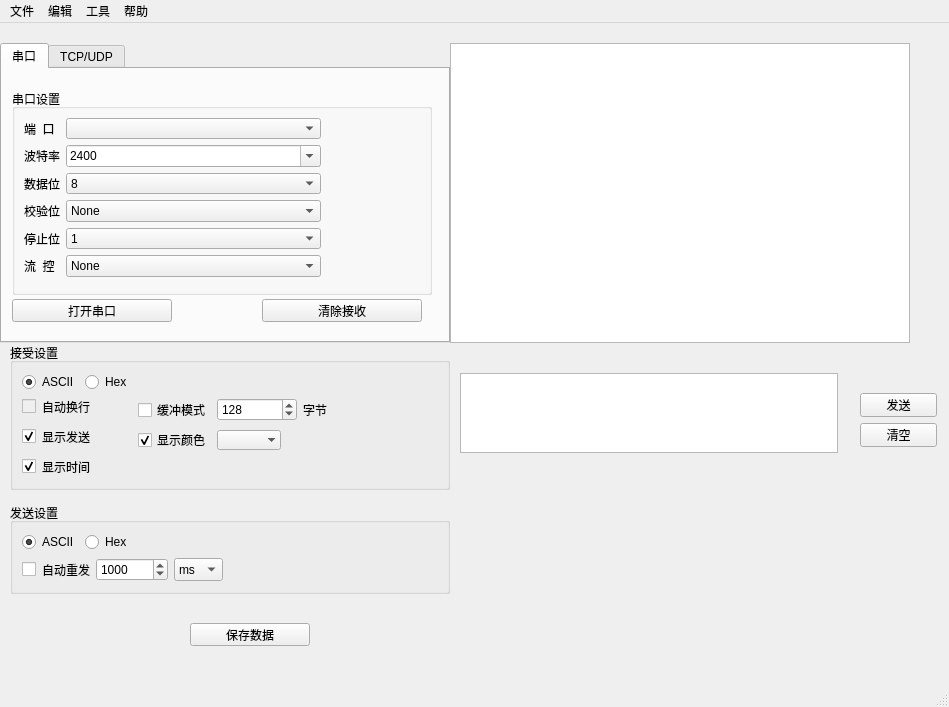
<?xml version="1.0" encoding="UTF-8"?>
<ui version="4.0">
 <class>MainWindow</class>
 <widget class="QMainWindow" name="MainWindow">
  <property name="geometry">
   <rect>
    <x>0</x>
    <y>0</y>
    <width>949</width>
    <height>707</height>
   </rect>
  </property>
  <property name="windowTitle">
   <string>MainWindow</string>
  </property>
  <widget class="QWidget" name="centralwidget">
   <widget class="QPushButton" name="SaveRxBufButton">
    <property name="geometry">
     <rect>
      <x>190</x>
      <y>600</y>
      <width>120</width>
      <height>23</height>
     </rect>
    </property>
    <property name="text">
     <string>保存数据</string>
    </property>
   </widget>
   <widget class="QTabWidget" name="tabWidget">
    <property name="geometry">
     <rect>
      <x>0</x>
      <y>20</y>
      <width>450</width>
      <height>300</height>
     </rect>
    </property>
    <property name="currentIndex">
     <number>0</number>
    </property>
    <widget class="QWidget" name="SerialTab">
     <attribute name="title">
      <string>串口</string>
     </attribute>
     <widget class="QGroupBox" name="formGroupBox">
      <property name="geometry">
       <rect>
        <x>10</x>
        <y>20</y>
        <width>420</width>
        <height>206</height>
       </rect>
      </property>
      <property name="sizePolicy">
       <sizepolicy hsizetype="Preferred" vsizetype="Preferred">
        <horstretch>0</horstretch>
        <verstretch>0</verstretch>
       </sizepolicy>
      </property>
      <property name="maximumSize">
       <size>
        <width>520</width>
        <height>16777215</height>
       </size>
      </property>
      <property name="title">
       <string>串口设置</string>
      </property>
      <layout class="QFormLayout" name="formLayout">
       <property name="fieldGrowthPolicy">
        <enum>QFormLayout::AllNonFixedFieldsGrow</enum>
       </property>
       <item row="0" column="0">
        <widget class="QLabel" name="Label">
         <property name="sizePolicy">
          <sizepolicy hsizetype="Fixed" vsizetype="Preferred">
           <horstretch>0</horstretch>
           <verstretch>0</verstretch>
          </sizepolicy>
         </property>
         <property name="text">
          <string>端  口</string>
         </property>
        </widget>
       </item>
       <item row="0" column="1">
        <widget class="QComboBox" name="cbbPort">
         <property name="sizePolicy">
          <sizepolicy hsizetype="Fixed" vsizetype="Fixed">
           <horstretch>0</horstretch>
           <verstretch>0</verstretch>
          </sizepolicy>
         </property>
         <property name="maximumSize">
          <size>
           <width>255</width>
           <height>16777215</height>
          </size>
         </property>
        </widget>
       </item>
       <item row="1" column="0">
        <widget class="QLabel" name="Label_2">
         <property name="sizePolicy">
          <sizepolicy hsizetype="Fixed" vsizetype="Preferred">
           <horstretch>0</horstretch>
           <verstretch>0</verstretch>
          </sizepolicy>
         </property>
         <property name="text">
          <string>波特率</string>
         </property>
        </widget>
       </item>
       <item row="1" column="1">
        <widget class="QComboBox" name="cbbBaud">
         <property name="sizePolicy">
          <sizepolicy hsizetype="Fixed" vsizetype="Fixed">
           <horstretch>0</horstretch>
           <verstretch>0</verstretch>
          </sizepolicy>
         </property>
         <property name="maximumSize">
          <size>
           <width>255</width>
           <height>16777215</height>
          </size>
         </property>
         <property name="editable">
          <bool>true</bool>
         </property>
         <property name="currentIndex">
          <number>0</number>
         </property>
         <item>
          <property name="text">
           <string>2400</string>
          </property>
         </item>
         <item>
          <property name="text">
           <string>4800</string>
          </property>
         </item>
         <item>
          <property name="text">
           <string>9600</string>
          </property>
         </item>
         <item>
          <property name="text">
           <string>19200</string>
          </property>
         </item>
         <item>
          <property name="text">
           <string>38400</string>
          </property>
         </item>
         <item>
          <property name="text">
           <string>57600</string>
          </property>
         </item>
         <item>
          <property name="text">
           <string>115200</string>
          </property>
         </item>
         <item>
          <property name="text">
           <string>128000</string>
          </property>
         </item>
         <item>
          <property name="text">
           <string>230400</string>
          </property>
         </item>
         <item>
          <property name="text">
           <string>256000</string>
          </property>
         </item>
         <item>
          <property name="text">
           <string>460800</string>
          </property>
         </item>
         <item>
          <property name="text">
           <string>921600</string>
          </property>
         </item>
         <item>
          <property name="text">
           <string>1382400</string>
          </property>
         </item>
        </widget>
       </item>
       <item row="2" column="0">
        <widget class="QLabel" name="Label_3">
         <property name="sizePolicy">
          <sizepolicy hsizetype="Fixed" vsizetype="Preferred">
           <horstretch>0</horstretch>
           <verstretch>0</verstretch>
          </sizepolicy>
         </property>
         <property name="text">
          <string>数据位</string>
         </property>
        </widget>
       </item>
       <item row="2" column="1">
        <widget class="QComboBox" name="cbbDataBit">
         <property name="sizePolicy">
          <sizepolicy hsizetype="Fixed" vsizetype="Fixed">
           <horstretch>0</horstretch>
           <verstretch>0</verstretch>
          </sizepolicy>
         </property>
         <property name="maximumSize">
          <size>
           <width>255</width>
           <height>16777215</height>
          </size>
         </property>
         <property name="currentIndex">
          <number>3</number>
         </property>
         <item>
          <property name="text">
           <string>5</string>
          </property>
         </item>
         <item>
          <property name="text">
           <string>6</string>
          </property>
         </item>
         <item>
          <property name="text">
           <string>7</string>
          </property>
         </item>
         <item>
          <property name="text">
           <string>8</string>
          </property>
         </item>
        </widget>
       </item>
       <item row="3" column="0">
        <widget class="QLabel" name="Label_4">
         <property name="sizePolicy">
          <sizepolicy hsizetype="Fixed" vsizetype="Preferred">
           <horstretch>0</horstretch>
           <verstretch>0</verstretch>
          </sizepolicy>
         </property>
         <property name="text">
          <string>校验位</string>
         </property>
        </widget>
       </item>
       <item row="3" column="1">
        <widget class="QComboBox" name="cbbParity">
         <property name="sizePolicy">
          <sizepolicy hsizetype="Fixed" vsizetype="Fixed">
           <horstretch>0</horstretch>
           <verstretch>0</verstretch>
          </sizepolicy>
         </property>
         <property name="maximumSize">
          <size>
           <width>255</width>
           <height>16777215</height>
          </size>
         </property>
         <item>
          <property name="text">
           <string>None</string>
          </property>
         </item>
         <item>
          <property name="text">
           <string>Even</string>
          </property>
         </item>
         <item>
          <property name="text">
           <string>Odd</string>
          </property>
         </item>
         <item>
          <property name="text">
           <string>Space</string>
          </property>
         </item>
         <item>
          <property name="text">
           <string>Mark</string>
          </property>
         </item>
        </widget>
       </item>
       <item row="4" column="0">
        <widget class="QLabel" name="Label_5">
         <property name="sizePolicy">
          <sizepolicy hsizetype="Fixed" vsizetype="Preferred">
           <horstretch>0</horstretch>
           <verstretch>0</verstretch>
          </sizepolicy>
         </property>
         <property name="text">
          <string>停止位</string>
         </property>
        </widget>
       </item>
       <item row="4" column="1">
        <widget class="QComboBox" name="cbbStop">
         <property name="sizePolicy">
          <sizepolicy hsizetype="Fixed" vsizetype="Fixed">
           <horstretch>0</horstretch>
           <verstretch>0</verstretch>
          </sizepolicy>
         </property>
         <property name="maximumSize">
          <size>
           <width>255</width>
           <height>16777215</height>
          </size>
         </property>
         <item>
          <property name="text">
           <string>1</string>
          </property>
         </item>
         <item>
          <property name="text">
           <string>2</string>
          </property>
         </item>
         <item>
          <property name="text">
           <string>1.5</string>
          </property>
         </item>
        </widget>
       </item>
       <item row="5" column="0">
        <widget class="QLabel" name="Label_6">
         <property name="sizePolicy">
          <sizepolicy hsizetype="Fixed" vsizetype="Preferred">
           <horstretch>0</horstretch>
           <verstretch>0</verstretch>
          </sizepolicy>
         </property>
         <property name="text">
          <string>流  控</string>
         </property>
        </widget>
       </item>
       <item row="5" column="1">
        <widget class="QComboBox" name="cbbFlow">
         <property name="sizePolicy">
          <sizepolicy hsizetype="Fixed" vsizetype="Fixed">
           <horstretch>0</horstretch>
           <verstretch>0</verstretch>
          </sizepolicy>
         </property>
         <property name="maximumSize">
          <size>
           <width>255</width>
           <height>16777215</height>
          </size>
         </property>
         <item>
          <property name="text">
           <string>None</string>
          </property>
         </item>
         <item>
          <property name="text">
           <string>RTS/CTS</string>
          </property>
         </item>
         <item>
          <property name="text">
           <string>XON/XOFF</string>
          </property>
         </item>
        </widget>
       </item>
       <item row="6" column="0">
        <layout class="QVBoxLayout" name="verticalLayout"/>
       </item>
      </layout>
     </widget>
     <widget class="QPushButton" name="openButton">
      <property name="geometry">
       <rect>
        <x>10</x>
        <y>230</y>
        <width>160</width>
        <height>23</height>
       </rect>
      </property>
      <property name="text">
       <string>打开串口</string>
      </property>
     </widget>
     <widget class="QPushButton" name="clearRxButton">
      <property name="geometry">
       <rect>
        <x>260</x>
        <y>230</y>
        <width>160</width>
        <height>23</height>
       </rect>
      </property>
      <property name="text">
       <string>清除接收</string>
      </property>
     </widget>
    </widget>
    <widget class="QWidget" name="TcpUdpTap">
     <attribute name="title">
      <string>TCP/UDP</string>
     </attribute>
     <widget class="QGroupBox" name="groupBox">
      <property name="geometry">
       <rect>
        <x>0</x>
        <y>20</y>
        <width>441</width>
        <height>124</height>
       </rect>
      </property>
      <property name="title">
       <string>网络设置</string>
      </property>
      <layout class="QFormLayout" name="formLayout_4">
       <item row="1" column="1">
        <layout class="QHBoxLayout" name="horizontalLayout_13">
         <item>
          <widget class="QLabel" name="Label_11">
           <property name="sizePolicy">
            <sizepolicy hsizetype="Fixed" vsizetype="Fixed">
             <horstretch>0</horstretch>
             <verstretch>0</verstretch>
            </sizepolicy>
           </property>
           <property name="text">
            <string>协议</string>
           </property>
          </widget>
         </item>
         <item>
          <widget class="QComboBox" name="cbbNetProfile">
           <property name="sizePolicy">
            <sizepolicy hsizetype="Fixed" vsizetype="Fixed">
             <horstretch>0</horstretch>
             <verstretch>0</verstretch>
            </sizepolicy>
           </property>
           <property name="minimumSize">
            <size>
             <width>64</width>
             <height>0</height>
            </size>
           </property>
           <property name="maximumSize">
            <size>
             <width>255</width>
             <height>16777215</height>
            </size>
           </property>
           <item>
            <property name="text">
             <string>TCP</string>
            </property>
           </item>
           <item>
            <property name="text">
             <string>UDP</string>
            </property>
           </item>
          </widget>
         </item>
         <item>
          <spacer name="horizontalSpacer">
           <property name="orientation">
            <enum>Qt::Horizontal</enum>
           </property>
           <property name="sizeType">
            <enum>QSizePolicy::Fixed</enum>
           </property>
           <property name="sizeHint" stdset="0">
            <size>
             <width>20</width>
             <height>20</height>
            </size>
           </property>
          </spacer>
         </item>
         <item>
          <widget class="QLabel" name="Label_12">
           <property name="sizePolicy">
            <sizepolicy hsizetype="Fixed" vsizetype="Fixed">
             <horstretch>0</horstretch>
             <verstretch>0</verstretch>
            </sizepolicy>
           </property>
           <property name="text">
            <string>类型</string>
           </property>
          </widget>
         </item>
         <item>
          <widget class="QComboBox" name="cbbNetRole">
           <property name="sizePolicy">
            <sizepolicy hsizetype="Fixed" vsizetype="Fixed">
             <horstretch>0</horstretch>
             <verstretch>0</verstretch>
            </sizepolicy>
           </property>
           <property name="minimumSize">
            <size>
             <width>64</width>
             <height>0</height>
            </size>
           </property>
           <property name="maximumSize">
            <size>
             <width>255</width>
             <height>16777215</height>
            </size>
           </property>
           <item>
            <property name="text">
             <string>Client</string>
            </property>
           </item>
           <item>
            <property name="text">
             <string>Server</string>
            </property>
           </item>
          </widget>
         </item>
        </layout>
       </item>
       <item row="2" column="1">
        <layout class="QHBoxLayout" name="horizontalLayout_11">
         <item>
          <widget class="QLabel" name="iPLabel">
           <property name="sizePolicy">
            <sizepolicy hsizetype="Fixed" vsizetype="Fixed">
             <horstretch>0</horstretch>
             <verstretch>0</verstretch>
            </sizepolicy>
           </property>
           <property name="maximumSize">
            <size>
             <width>48</width>
             <height>24</height>
            </size>
           </property>
           <property name="text">
            <string>IP  </string>
           </property>
          </widget>
         </item>
         <item>
          <widget class="QLabel" name="label_3">
           <property name="sizePolicy">
            <sizepolicy hsizetype="Fixed" vsizetype="Fixed">
             <horstretch>0</horstretch>
             <verstretch>0</verstretch>
            </sizepolicy>
           </property>
           <property name="maximumSize">
            <size>
             <width>5</width>
             <height>16777215</height>
            </size>
           </property>
           <property name="font">
            <font>
             <family>Microsoft YaHei UI</family>
             <pointsize>12</pointsize>
             <weight>75</weight>
             <bold>true</bold>
            </font>
           </property>
           <property name="text">
            <string>:</string>
           </property>
          </widget>
         </item>
         <item>
          <widget class="QSpinBox" name="sbSourcePort">
           <property name="sizePolicy">
            <sizepolicy hsizetype="Fixed" vsizetype="Fixed">
             <horstretch>0</horstretch>
             <verstretch>0</verstretch>
            </sizepolicy>
           </property>
           <property name="minimumSize">
            <size>
             <width>64</width>
             <height>16</height>
            </size>
           </property>
           <property name="maximumSize">
            <size>
             <width>64</width>
             <height>16777215</height>
            </size>
           </property>
           <property name="maximum">
            <number>65535</number>
           </property>
           <property name="value">
            <number>8080</number>
           </property>
          </widget>
         </item>
        </layout>
       </item>
       <item row="0" column="1">
        <layout class="QHBoxLayout" name="horizontalLayout_12">
         <item>
          <widget class="QLabel" name="label_4">
           <property name="sizePolicy">
            <sizepolicy hsizetype="Fixed" vsizetype="Fixed">
             <horstretch>0</horstretch>
             <verstretch>0</verstretch>
            </sizepolicy>
           </property>
           <property name="text">
            <string>网卡</string>
           </property>
          </widget>
         </item>
         <item>
          <widget class="QComboBox" name="cbbNetworkInterface">
           <property name="sizePolicy">
            <sizepolicy hsizetype="Fixed" vsizetype="Fixed">
             <horstretch>0</horstretch>
             <verstretch>0</verstretch>
            </sizepolicy>
           </property>
           <property name="maximumSize">
            <size>
             <width>255</width>
             <height>16777215</height>
            </size>
           </property>
          </widget>
         </item>
         <item>
          <widget class="QCheckBox" name="cbEnableIPV6">
           <property name="enabled">
            <bool>false</bool>
           </property>
           <property name="sizePolicy">
            <sizepolicy hsizetype="Fixed" vsizetype="Fixed">
             <horstretch>0</horstretch>
             <verstretch>0</verstretch>
            </sizepolicy>
           </property>
           <property name="text">
            <string>IPV6</string>
           </property>
          </widget>
         </item>
        </layout>
       </item>
      </layout>
     </widget>
     <widget class="QTableWidget" name="tbwShowConnnectStatus">
      <property name="geometry">
       <rect>
        <x>20</x>
        <y>160</y>
        <width>400</width>
        <height>80</height>
       </rect>
      </property>
      <property name="sizePolicy">
       <sizepolicy hsizetype="Preferred" vsizetype="Preferred">
        <horstretch>0</horstretch>
        <verstretch>0</verstretch>
       </sizepolicy>
      </property>
      <property name="focusPolicy">
       <enum>Qt::ClickFocus</enum>
      </property>
      <property name="contextMenuPolicy">
       <enum>Qt::CustomContextMenu</enum>
      </property>
      <property name="layoutDirection">
       <enum>Qt::LeftToRight</enum>
      </property>
      <property name="editTriggers">
       <set>QAbstractItemView::NoEditTriggers</set>
      </property>
      <property name="textElideMode">
       <enum>Qt::ElideRight</enum>
      </property>
      <property name="columnCount">
       <number>4</number>
      </property>
      <attribute name="horizontalHeaderVisible">
       <bool>false</bool>
      </attribute>
      <column/>
      <column/>
      <column/>
      <column/>
     </widget>
    </widget>
   </widget>
   <widget class="QGroupBox" name="formGroupBox_2">
    <property name="geometry">
     <rect>
      <x>10</x>
      <y>320</y>
      <width>440</width>
      <height>147</height>
     </rect>
    </property>
    <property name="sizePolicy">
     <sizepolicy hsizetype="Preferred" vsizetype="Preferred">
      <horstretch>0</horstretch>
      <verstretch>0</verstretch>
     </sizepolicy>
    </property>
    <property name="title">
     <string>接受设置</string>
    </property>
    <layout class="QFormLayout" name="formLayout_2">
     <property name="fieldGrowthPolicy">
      <enum>QFormLayout::AllNonFixedFieldsGrow</enum>
     </property>
     <item row="1" column="0">
      <layout class="QHBoxLayout" name="horizontalLayout_4">
       <item>
        <widget class="QCheckBox" name="cbAutoNewLine">
         <property name="enabled">
          <bool>false</bool>
         </property>
        </widget>
       </item>
       <item>
        <widget class="QLabel" name="Label_7">
         <property name="sizePolicy">
          <sizepolicy hsizetype="Fixed" vsizetype="Fixed">
           <horstretch>0</horstretch>
           <verstretch>0</verstretch>
          </sizepolicy>
         </property>
         <property name="text">
          <string>自动换行</string>
         </property>
        </widget>
       </item>
      </layout>
     </item>
     <item row="2" column="0">
      <layout class="QHBoxLayout" name="horizontalLayout_5">
       <item>
        <widget class="QCheckBox" name="cbShowSend">
         <property name="checked">
          <bool>true</bool>
         </property>
        </widget>
       </item>
       <item>
        <widget class="QLabel" name="Label_8">
         <property name="sizePolicy">
          <sizepolicy hsizetype="Fixed" vsizetype="Fixed">
           <horstretch>0</horstretch>
           <verstretch>0</verstretch>
          </sizepolicy>
         </property>
         <property name="text">
          <string>显示发送</string>
         </property>
        </widget>
       </item>
      </layout>
     </item>
     <item row="3" column="0">
      <layout class="QHBoxLayout" name="horizontalLayout_6">
       <item>
        <widget class="QCheckBox" name="cbShowTime">
         <property name="checked">
          <bool>true</bool>
         </property>
        </widget>
       </item>
       <item>
        <widget class="QLabel" name="Label_9">
         <property name="sizePolicy">
          <sizepolicy hsizetype="Fixed" vsizetype="Fixed">
           <horstretch>0</horstretch>
           <verstretch>0</verstretch>
          </sizepolicy>
         </property>
         <property name="text">
          <string>显示时间</string>
         </property>
        </widget>
       </item>
      </layout>
     </item>
     <item row="0" column="0">
      <layout class="QHBoxLayout" name="horizontalLayout">
       <item>
        <widget class="QRadioButton" name="rbtRASCII">
         <property name="sizePolicy">
          <sizepolicy hsizetype="Fixed" vsizetype="Fixed">
           <horstretch>0</horstretch>
           <verstretch>0</verstretch>
          </sizepolicy>
         </property>
         <property name="text">
          <string>ASCII</string>
         </property>
         <property name="checked">
          <bool>true</bool>
         </property>
        </widget>
       </item>
       <item>
        <widget class="QRadioButton" name="rbtRHex">
         <property name="sizePolicy">
          <sizepolicy hsizetype="Fixed" vsizetype="Fixed">
           <horstretch>0</horstretch>
           <verstretch>0</verstretch>
          </sizepolicy>
         </property>
         <property name="text">
          <string>Hex</string>
         </property>
        </widget>
       </item>
      </layout>
     </item>
     <item row="1" column="1">
      <layout class="QHBoxLayout" name="horizontalLayout_9">
       <item>
        <widget class="QCheckBox" name="cbRecBufferMode">
         <property name="sizePolicy">
          <sizepolicy hsizetype="Fixed" vsizetype="Fixed">
           <horstretch>0</horstretch>
           <verstretch>0</verstretch>
          </sizepolicy>
         </property>
         <property name="text">
          <string>缓冲模式</string>
         </property>
         <property name="tristate">
          <bool>false</bool>
         </property>
        </widget>
       </item>
       <item>
        <widget class="QSpinBox" name="sbRecBufferSize">
         <property name="sizePolicy">
          <sizepolicy hsizetype="Preferred" vsizetype="Fixed">
           <horstretch>0</horstretch>
           <verstretch>0</verstretch>
          </sizepolicy>
         </property>
         <property name="minimumSize">
          <size>
           <width>64</width>
           <height>0</height>
          </size>
         </property>
         <property name="maximumSize">
          <size>
           <width>80</width>
           <height>16777215</height>
          </size>
         </property>
         <property name="maximum">
          <number>65535</number>
         </property>
         <property name="value">
          <number>128</number>
         </property>
        </widget>
       </item>
       <item>
        <widget class="QLabel" name="label">
         <property name="sizePolicy">
          <sizepolicy hsizetype="Fixed" vsizetype="Fixed">
           <horstretch>0</horstretch>
           <verstretch>0</verstretch>
          </sizepolicy>
         </property>
         <property name="text">
          <string>字节</string>
         </property>
        </widget>
       </item>
      </layout>
     </item>
     <item row="2" column="1">
      <layout class="QHBoxLayout" name="horizontalLayout_10">
       <item>
        <widget class="QCheckBox" name="cbRecShowFontColor">
         <property name="sizePolicy">
          <sizepolicy hsizetype="Fixed" vsizetype="Fixed">
           <horstretch>0</horstretch>
           <verstretch>0</verstretch>
          </sizepolicy>
         </property>
         <property name="text">
          <string>显示颜色</string>
         </property>
         <property name="checked">
          <bool>true</bool>
         </property>
        </widget>
       </item>
       <item>
        <widget class="QComboBox" name="cbbRecFontColor">
         <property name="sizePolicy">
          <sizepolicy hsizetype="Fixed" vsizetype="Fixed">
           <horstretch>0</horstretch>
           <verstretch>0</verstretch>
          </sizepolicy>
         </property>
         <property name="minimumSize">
          <size>
           <width>16</width>
           <height>0</height>
          </size>
         </property>
         <property name="maximumSize">
          <size>
           <width>64</width>
           <height>16777215</height>
          </size>
         </property>
         <property name="editable">
          <bool>false</bool>
         </property>
         <property name="iconSize">
          <size>
           <width>64</width>
           <height>16</height>
          </size>
         </property>
         <property name="frame">
          <bool>false</bool>
         </property>
        </widget>
       </item>
      </layout>
     </item>
    </layout>
   </widget>
   <widget class="QGroupBox" name="formGroupBox_3">
    <property name="geometry">
     <rect>
      <x>10</x>
      <y>480</y>
      <width>440</width>
      <height>91</height>
     </rect>
    </property>
    <property name="sizePolicy">
     <sizepolicy hsizetype="Preferred" vsizetype="Preferred">
      <horstretch>0</horstretch>
      <verstretch>0</verstretch>
     </sizepolicy>
    </property>
    <property name="title">
     <string>发送设置</string>
    </property>
    <layout class="QFormLayout" name="formLayout_3">
     <property name="fieldGrowthPolicy">
      <enum>QFormLayout::AllNonFixedFieldsGrow</enum>
     </property>
     <item row="1" column="0">
      <layout class="QHBoxLayout" name="horizontalLayout_3">
       <item>
        <widget class="QCheckBox" name="cbAutoResend"/>
       </item>
       <item>
        <widget class="QLabel" name="Label_10">
         <property name="text">
          <string>自动重发</string>
         </property>
        </widget>
       </item>
       <item>
        <widget class="QSpinBox" name="sbRetime">
         <property name="minimumSize">
          <size>
           <width>72</width>
           <height>0</height>
          </size>
         </property>
         <property name="maximum">
          <number>65535</number>
         </property>
         <property name="value">
          <number>1000</number>
         </property>
        </widget>
       </item>
       <item>
        <widget class="QComboBox" name="cbbRetimeUnit">
         <property name="sizePolicy">
          <sizepolicy hsizetype="Preferred" vsizetype="Fixed">
           <horstretch>0</horstretch>
           <verstretch>0</verstretch>
          </sizepolicy>
         </property>
         <property name="maximumSize">
          <size>
           <width>64</width>
           <height>32</height>
          </size>
         </property>
         <item>
          <property name="text">
           <string>ms</string>
          </property>
         </item>
         <item>
          <property name="text">
           <string>s</string>
          </property>
         </item>
         <item>
          <property name="text">
           <string>min</string>
          </property>
         </item>
         <item>
          <property name="text">
           <string>h</string>
          </property>
         </item>
        </widget>
       </item>
      </layout>
     </item>
     <item row="0" column="0">
      <layout class="QHBoxLayout" name="horizontalLayout_2">
       <item>
        <widget class="QRadioButton" name="rbtSASCII">
         <property name="text">
          <string>ASCII</string>
         </property>
         <property name="checked">
          <bool>true</bool>
         </property>
        </widget>
       </item>
       <item>
        <widget class="QRadioButton" name="rbtSHex">
         <property name="text">
          <string>Hex</string>
         </property>
        </widget>
       </item>
      </layout>
     </item>
    </layout>
   </widget>
   <widget class="QWidget" name="layoutWidget_2">
    <property name="geometry">
     <rect>
      <x>860</x>
      <y>370</y>
      <width>77</width>
      <height>54</height>
     </rect>
    </property>
    <layout class="QVBoxLayout" name="verticalLayout_4">
     <item>
      <widget class="QPushButton" name="pbtSend">
       <property name="text">
        <string>发送</string>
       </property>
      </widget>
     </item>
     <item>
      <widget class="QPushButton" name="pbtClearSend">
       <property name="text">
        <string>清空</string>
       </property>
      </widget>
     </item>
    </layout>
   </widget>
   <widget class="QPlainTextEdit" name="pteSend">
    <property name="geometry">
     <rect>
      <x>460</x>
      <y>350</y>
      <width>378</width>
      <height>80</height>
     </rect>
    </property>
    <property name="sizePolicy">
     <sizepolicy hsizetype="Expanding" vsizetype="Preferred">
      <horstretch>0</horstretch>
      <verstretch>0</verstretch>
     </sizepolicy>
    </property>
    <property name="maximumSize">
     <size>
      <width>16777215</width>
      <height>80</height>
     </size>
    </property>
   </widget>
   <widget class="QPlainTextEdit" name="pteShowRecieve">
    <property name="geometry">
     <rect>
      <x>450</x>
      <y>20</y>
      <width>460</width>
      <height>300</height>
     </rect>
    </property>
   </widget>
  </widget>
  <widget class="QMenuBar" name="menubar">
   <property name="geometry">
    <rect>
     <x>0</x>
     <y>0</y>
     <width>949</width>
     <height>23</height>
    </rect>
   </property>
   <widget class="QMenu" name="menuFile">
    <property name="title">
     <string>文件</string>
    </property>
    <addaction name="actionClose"/>
    <addaction name="actionSaveLog"/>
    <addaction name="actionLogView"/>
    <addaction name="actionOpenLogDir"/>
    <addaction name="separator"/>
    <addaction name="actionExit"/>
   </widget>
   <widget class="QMenu" name="menuEdit">
    <property name="title">
     <string>编辑</string>
    </property>
    <widget class="QMenu" name="menuLineMode">
     <property name="title">
      <string>行模式</string>
     </property>
     <addaction name="actionWindows"/>
     <addaction name="actionUnix"/>
     <addaction name="actionMacOS"/>
     <addaction name="actionMacOSLegacy"/>
    </widget>
    <addaction name="actionStart"/>
    <addaction name="actionStop"/>
    <addaction name="actionPause"/>
    <addaction name="separator"/>
    <addaction name="actionClear"/>
    <addaction name="actionClearSendHistory"/>
    <addaction name="separator"/>
    <addaction name="menuLineMode"/>
   </widget>
   <widget class="QMenu" name="menu_3">
    <property name="title">
     <string>工具</string>
    </property>
    <addaction name="actionshe"/>
   </widget>
   <widget class="QMenu" name="menu_4">
    <property name="title">
     <string>帮助</string>
    </property>
    <addaction name="actionAbout"/>
   </widget>
   <addaction name="menuFile"/>
   <addaction name="menuEdit"/>
   <addaction name="menu_3"/>
   <addaction name="menu_4"/>
  </widget>
  <widget class="QStatusBar" name="statusbar"/>
  <action name="actionAbout">
   <property name="text">
    <string>About</string>
   </property>
  </action>
  <action name="actionClose">
   <property name="text">
    <string>关闭</string>
   </property>
  </action>
  <action name="actionSaveLog">
   <property name="text">
    <string>保存日志</string>
   </property>
  </action>
  <action name="actionLogView">
   <property name="text">
    <string>查看当前日志</string>
   </property>
  </action>
  <action name="actionOpenLogDir">
   <property name="text">
    <string>打开日志文件夹</string>
   </property>
  </action>
  <action name="actionExit">
   <property name="text">
    <string>退出</string>
   </property>
  </action>
  <action name="actionStart">
   <property name="text">
    <string>开始</string>
   </property>
  </action>
  <action name="actionStop">
   <property name="text">
    <string>停止</string>
   </property>
   <property name="iconText">
    <string>停止</string>
   </property>
   <property name="toolTip">
    <string>停止</string>
   </property>
  </action>
  <action name="actionPause">
   <property name="text">
    <string>暂停</string>
   </property>
  </action>
  <action name="actionClear">
   <property name="text">
    <string>清空接收</string>
   </property>
  </action>
  <action name="actionClearSendHistory">
   <property name="text">
    <string>清空发送历史</string>
   </property>
  </action>
  <action name="actionWindows">
   <property name="text">
    <string>Windows(CRLF)</string>
   </property>
  </action>
  <action name="actionUnix">
   <property name="text">
    <string>Unix(LF)</string>
   </property>
  </action>
  <action name="actionMacOS">
   <property name="text">
    <string>MacOS(LF)</string>
   </property>
  </action>
  <action name="actionMacOSLegacy">
   <property name="text">
    <string>MacOS(CR)</string>
   </property>
  </action>
  <action name="actionshe">
   <property name="text">
    <string>设置</string>
   </property>
  </action>
 </widget>
 <resources/>
 <connections/>
</ui>
